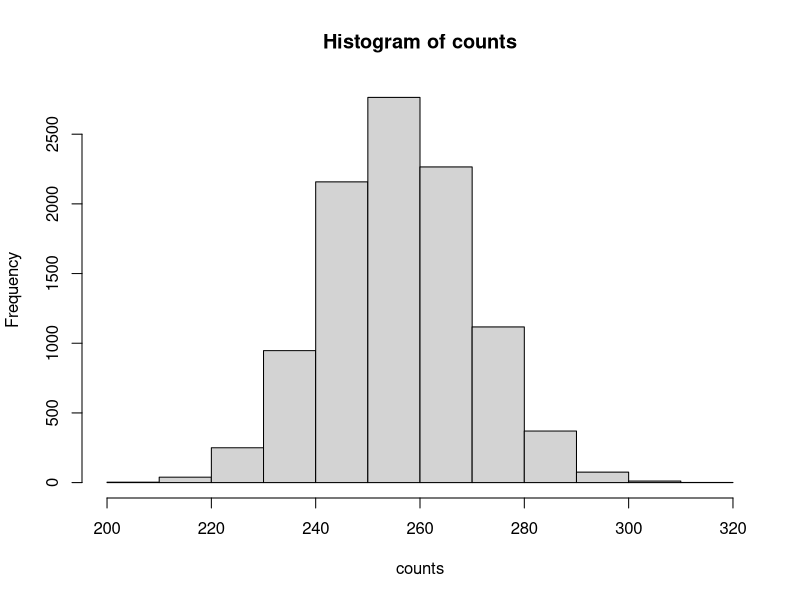

Write R code to recreate this figure.
## ---- chunk 1
#' Simulate total number of passengers who board the bus during one day, under the following assumptions:
#'     * 6 AM to 8 AM (3 hours): The number of passengers per hour follows a Poisson distribution with mean 4.
#'     * 9 AM (1 hour): The number of passengers follows a Normal distribution with mean 45 and variance 16.
#'     * 10 AM to 3 PM (6 hours): The number of passengers per hour follows a Poisson distribution with mean 15.
#'     * 4 PM (1 hour): The number of passengers follows a Normal distribution with mean 55 and variance 25.
#'     * 5 PM to 10 PM (6 hours): The number of passengers per hour follows a Poisson distribution with mean 9.
passengers_count <- function () {
    sum(c(
        rpois(3, 4),
        rnorm(1, 45, 4),
        rpois(6, 15),
        rnorm(1, 55, 5),
        rpois(6, 9)
    ))
}
## ---- chunk 2
set.seed(42)
counts <- replicate(10000, passengers_count())
## ---- chunk 3
hist(counts, plot=TRUE)
## ---- chunk 4
summary(counts)
## ---- chunk 5
mean(counts)
## ---- chunk 6
sd(counts)
## ---- chunk 7
z <- (mean(counts) - 256) / (sd(counts) / sqrt(10000))
p <- 2 * (1 - pnorm(abs(z)))
p
